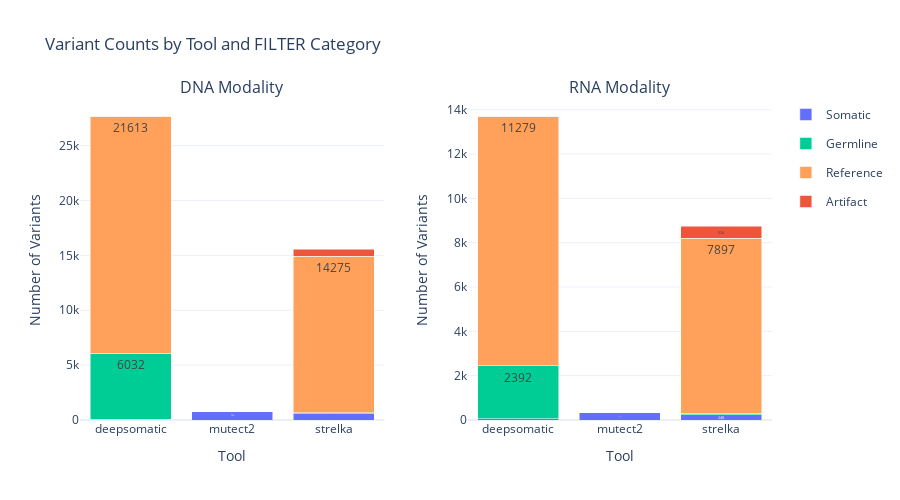
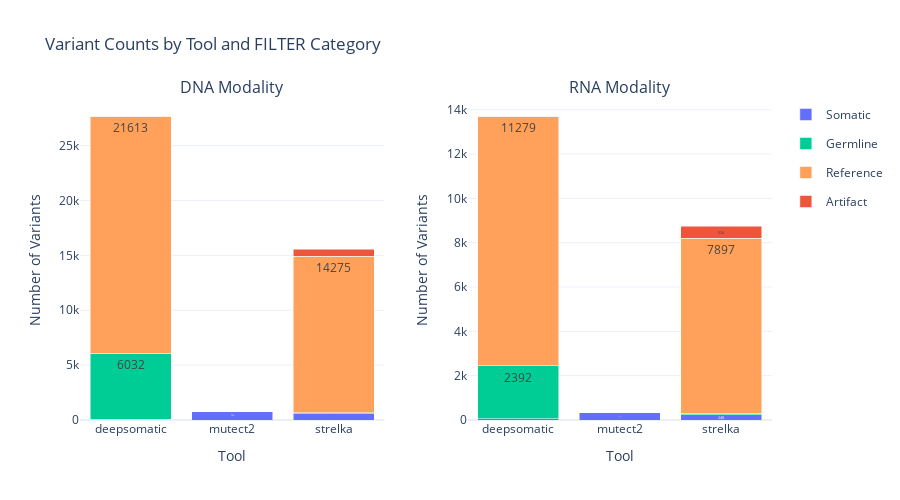

Notebook cell for these charts, in order:
### Markdown cell above
### Plot 1: Variant Counts by Tool

### Code cell
visualizer.plot_variant_counts_by_tool()

### Figure 1 — Plotly figure (JSON) as saved in the notebook; plotly's stock layout.template omitted (floating-point values rounded to 4 significant figures)
{"data": [{"legendgroup": "Somatic", "marker": {"color": "#636EFA"}, "name": "Somatic", "showlegend": true, "text": ["52", "758", "577"], "textposition": "inside", "type": "bar", "x": ["deepsomatic", "mutect2", "strelka"], "xaxis": "x", "y": [52, 758, 577], "yaxis": "y"}, {"legendgroup": "Germline", "marker": {"color": "#00CC96"}, "name": "Germline", "showlegend": true, "text": ["6032", "0", "70"], "textposition": "inside", "type": "bar", "x": ["deepsomatic", "mutect2", "strelka"], "xaxis": "x", "y": [6032, 0, 70], "yaxis": "y"}, {"legendgroup": "Reference", "marker": {"color": "#FFA15A"}, "name": "Reference", "showlegend": true, "text": ["21613", "0", "14275"], "textposition": "inside", "type": "bar", "x": ["deepsomatic", "mutect2", "strelka"], "xaxis": "x", "y": [21613, 0, 14275], "yaxis": "y"}, {"legendgroup": "Artifact", "marker": {"color": "#EF553B"}, "name": "Artifact", "showlegend": true, "text": ["0", "0", "633"], "textposition": "inside", "type": "bar", "x": ["deepsomatic", "mutect2", "strelka"], "xaxis": "x", "y": [0, 0, 633], "yaxis": "y"}, {"legendgroup": "Somatic", "marker": {"color": "#636EFA"}, "name": "Somatic", "showlegend": false, "text": ["48", "338", "248"], "textposition": "inside", "type": "bar", "x": ["deepsomatic", "mutect2", "strelka"], "xaxis": "x2", "y": [48, 338, 248], "yaxis": "y2"}, {"legendgroup": "Germline", "marker": {"color": "#00CC96"}, "name": "Germline", "showlegend": false, "text": ["2392", "0", "67"], "textposition": "inside", "type": "bar", "x": ["deepsomatic", "mutect2", "strelka"], "xaxis": "x2", "y": [2392, 0, 67], "yaxis": "y2"}, {"legendgroup": "Reference", "marker": {"color": "#FFA15A"}, "name": "Reference", "showlegend": false, "text": ["11279", "0", "7897"], "textposition": "inside", "type": "bar", "x": ["deepsomatic", "mutect2", "strelka"], "xaxis": "x2", "y": [11279, 0, 7897], "yaxis": "y2"}, {"legendgroup": "Artifact", "marker": {"color": "#EF553B"}, "name": "Artifact", "showlegend": false, "text": ["0", "0", "526"], "textposition": "inside", "type": "bar", "x": ["deepsomatic", "mutect2", "strelka"], "xaxis": "x2", "y": [0, 0, 526], "yaxis": "y2"}], "layout": {"annotations": [{"font": {"size": 16}, "showarrow": false, "text": "DNA Modality", "x": 0.22, "xanchor": "center", "xref": "paper", "y": 1, "yanchor": "bottom", "yref": "paper"}, {"font": {"size": 16}, "showarrow": false, "text": "RNA Modality", "x": 0.78, "xanchor": "center", "xref": "paper", "y": 1, "yanchor": "bottom", "yref": "paper"}], "barmode": "stack", "height": 500, "showlegend": true, "title": {"text": "Variant Counts by Tool and FILTER Category"}, "xaxis": {"anchor": "y", "domain": [0, 0.44], "title": {"text": "Tool"}}, "xaxis2": {"anchor": "y2", "domain": [0.56, 1], "title": {"text": "Tool"}}, "yaxis": {"anchor": "x", "domain": [0, 1], "title": {"text": "Number of Variants"}}, "yaxis2": {"anchor": "x2", "domain": [0, 1], "title": {"text": "Number of Variants"}}}}

### Figure 2 — Plotly figure (JSON) as saved in the notebook; plotly's stock layout.template omitted (floating-point values rounded to 4 significant figures)
{"data": [{"legendgroup": "Somatic", "marker": {"color": "#636EFA"}, "name": "Somatic", "showlegend": true, "text": ["52", "758", "577"], "textposition": "inside", "type": "bar", "x": ["deepsomatic", "mutect2", "strelka"], "xaxis": "x", "y": [52, 758, 577], "yaxis": "y"}, {"legendgroup": "Germline", "marker": {"color": "#00CC96"}, "name": "Germline", "showlegend": true, "text": ["6032", "0", "70"], "textposition": "inside", "type": "bar", "x": ["deepsomatic", "mutect2", "strelka"], "xaxis": "x", "y": [6032, 0, 70], "yaxis": "y"}, {"legendgroup": "Reference", "marker": {"color": "#FFA15A"}, "name": "Reference", "showlegend": true, "text": ["21613", "0", "14275"], "textposition": "inside", "type": "bar", "x": ["deepsomatic", "mutect2", "strelka"], "xaxis": "x", "y": [21613, 0, 14275], "yaxis": "y"}, {"legendgroup": "Artifact", "marker": {"color": "#EF553B"}, "name": "Artifact", "showlegend": true, "text": ["0", "0", "633"], "textposition": "inside", "type": "bar", "x": ["deepsomatic", "mutect2", "strelka"], "xaxis": "x", "y": [0, 0, 633], "yaxis": "y"}, {"legendgroup": "Somatic", "marker": {"color": "#636EFA"}, "name": "Somatic", "showlegend": false, "text": ["48", "338", "248"], "textposition": "inside", "type": "bar", "x": ["deepsomatic", "mutect2", "strelka"], "xaxis": "x2", "y": [48, 338, 248], "yaxis": "y2"}, {"legendgroup": "Germline", "marker": {"color": "#00CC96"}, "name": "Germline", "showlegend": false, "text": ["2392", "0", "67"], "textposition": "inside", "type": "bar", "x": ["deepsomatic", "mutect2", "strelka"], "xaxis": "x2", "y": [2392, 0, 67], "yaxis": "y2"}, {"legendgroup": "Reference", "marker": {"color": "#FFA15A"}, "name": "Reference", "showlegend": false, "text": ["11279", "0", "7897"], "textposition": "inside", "type": "bar", "x": ["deepsomatic", "mutect2", "strelka"], "xaxis": "x2", "y": [11279, 0, 7897], "yaxis": "y2"}, {"legendgroup": "Artifact", "marker": {"color": "#EF553B"}, "name": "Artifact", "showlegend": false, "text": ["0", "0", "526"], "textposition": "inside", "type": "bar", "x": ["deepsomatic", "mutect2", "strelka"], "xaxis": "x2", "y": [0, 0, 526], "yaxis": "y2"}], "layout": {"annotations": [{"font": {"size": 16}, "showarrow": false, "text": "DNA Modality", "x": 0.22, "xanchor": "center", "xref": "paper", "y": 1, "yanchor": "bottom", "yref": "paper"}, {"font": {"size": 16}, "showarrow": false, "text": "RNA Modality", "x": 0.78, "xanchor": "center", "xref": "paper", "y": 1, "yanchor": "bottom", "yref": "paper"}], "barmode": "stack", "height": 500, "showlegend": true, "title": {"text": "Variant Counts by Tool and FILTER Category"}, "xaxis": {"anchor": "y", "domain": [0, 0.44], "title": {"text": "Tool"}}, "xaxis2": {"anchor": "y2", "domain": [0.56, 1], "title": {"text": "Tool"}}, "yaxis": {"anchor": "x", "domain": [0, 1], "title": {"text": "Number of Variants"}}, "yaxis2": {"anchor": "x2", "domain": [0, 1], "title": {"text": "Number of Variants"}}}}
